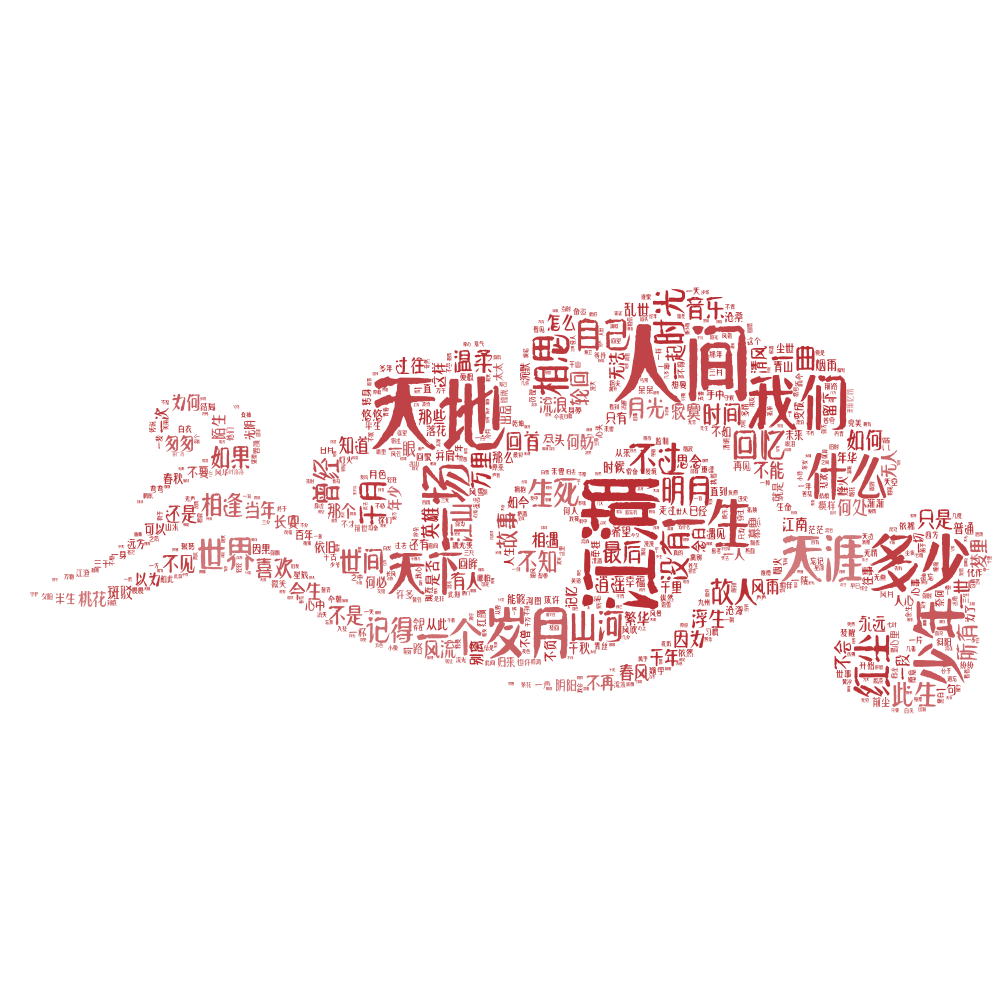

This chart was generated by the following Python code:
from os import path
from PIL import Image
import numpy as np
import matplotlib.pyplot as plt

from wordcloud import WordCloud, STOPWORDS, ImageColorGenerator

d = path.dirname(__file__)

text = open(path.join(d, 'cipin.txt')).read()

img_mask = np.array(Image.open(path.join(d, "img.png")))

stopwords = set(STOPWORDS)
stopwords.add("一夜")

wc = WordCloud(width=1000, background_color="white", max_words=2000, mask=img_mask, stopwords=stopwords, font_path='ziti.ttf', random_state=42)
wc.generate(text)

image_colors = ImageColorGenerator(img_mask)
plt.imshow(wc.recolor(color_func=image_colors))
plt.axis("off")
plt.show()

wc.to_file(path.join(d, "ciyun.png"))
